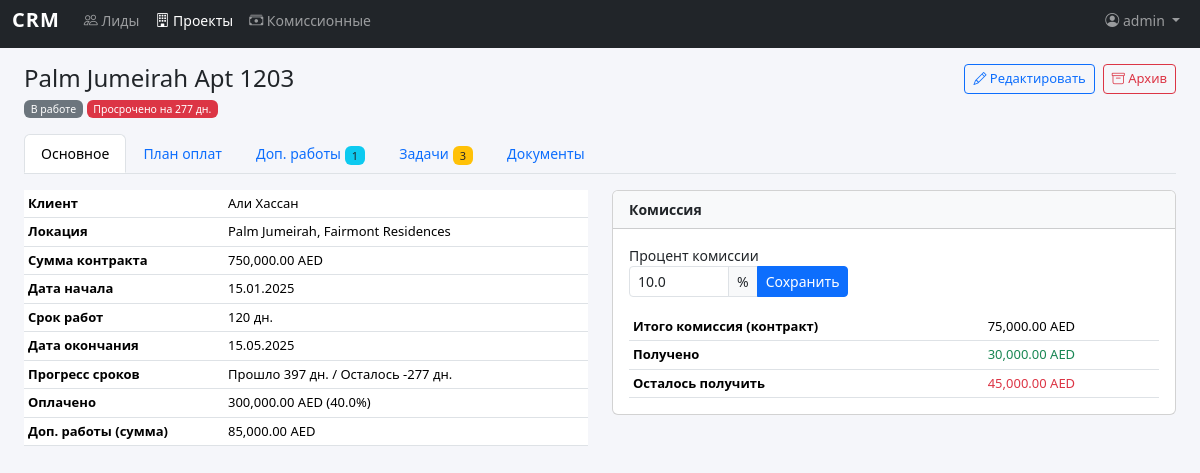
The page /projects/1 (signed in) on the database its author committed.
### models.py (models this page shows, shortened)
class User(db.Model, UserMixin):
    id = db.Column(db.Integer, primary_key=True)
    username = db.Column(db.String(80), unique=True, nullable=False)
    password_hash = db.Column(db.String(128), nullable=False)
    must_change_password = db.Column(db.Boolean, default=False)

class Project(db.Model):
    id = db.Column(db.Integer, primary_key=True)
    project_name = db.Column(db.String(300), nullable=False)
    client_name = db.Column(db.String(200), default='')
    location_text = db.Column(db.String(300), default='')
    contract_amount = db.Column(db.Numeric(15, 2), default=0)
    currency = db.Column(db.String(10), default='AED')
    start_date = db.Column(db.Date, nullable=True)
    duration_days = db.Column(db.Integer, nullable=True)
    status = db.Column(db.String(20), default='planned')
    commission_percent = db.Column(db.Numeric(5, 2), default=0)
    payment_items = db.relationship(
        'PaymentPlanItem', backref='project', lazy='dynamic',
        cascade='all, delete-orphan'
    )
    variations = db.relationship(
        'Variation', backref='project', lazy='dynamic',
        cascade='all, delete-orphan'
    )
    tasks = db.relationship(
        'ProjectTask', backref='project', lazy='dynamic',
        cascade='all, delete-orphan'
    )
    documents = db.relationship(
        'Document', backref='project', lazy='dynamic',
        cascade='all, delete-orphan'
    )
    STATUS_LABELS = {
        'planned': 'Запланирован',
        'active': 'В работе',
        'on_hold': 'Пауза',
        'completed': 'Завершён',
        'cancelled': 'Отменён',
    }
    @property
    def status_label(self):
        return self.STATUS_LABELS.get(self.status, self.status)
    @property
    def end_date(self):
        if self.start_date and self.duration_days:
            return self.start_date + timedelta(days=self.duration_days)
        return None
    @property
    def days_left(self):
        ed = self.end_date
        if ed:
            return (ed - date.today()).days
        return None
    @property
    def days_elapsed(self):
        if self.start_date:
            return (date.today() - self.start_date).days
        return None
    @property
    def payment_percent_total(self):
        items = self.payment_items.all()
        return sum(float(i.percent) for i in items)
    @property
    def paid_percent(self):
        items = self.payment_items.filter_by(invoice_status='paid').all()
        return sum(float(i.percent) for i in items)
    @property
    def paid_amount(self):
        items = self.payment_items.filter_by(invoice_status='paid').all()
        return sum(i.amount for i in items)
    @property
    def total_variations_amount(self):
        return sum(float(v.extra_amount or 0) for v in self.variations.all())
    @property
    def commission_total(self):
        cp = float(self.commission_percent or 0)
        ca = float(self.contract_amount or 0)
        return ca * cp / 100
    @property
    def commission_received(self):
        cp = float(self.commission_percent or 0)
        if cp == 0:
            return 0
        total = 0.0
        for item in self.payment_items.filter_by(invoice_status='paid').all():
            total += item.amount * cp / 100
        return total
    @property
    def commission_pending(self):
        return self.commission_total - self.commission_received

class PaymentPlanItem(db.Model):
    id = db.Column(db.Integer, primary_key=True)
    project_id = db.Column(db.Integer, db.ForeignKey('project.id'), nullable=False)
    title = db.Column(db.String(200), nullable=False)
    percent = db.Column(db.Numeric(6, 2), nullable=False, default=0)
    due_condition = db.Column(db.String(300), default='')
    invoice_status = db.Column(db.String(20), default='not_invoiced')
    invoice_date = db.Column(db.Date, nullable=True)
    paid_date = db.Column(db.Date, nullable=True)
    STATUS_LABELS = {
        'not_invoiced': 'Не выставлен',
        'invoiced': 'Выставлен',
        'paid': 'Оплачен',
    }
    @property
    def amount(self):
        if self.project and self.project.contract_amount:
            return float(self.project.contract_amount) * float(self.percent) / 100
        return 0.0

class Variation(db.Model):
    id = db.Column(db.Integer, primary_key=True)
    project_id = db.Column(db.Integer, db.ForeignKey('project.id'), nullable=False)
    title = db.Column(db.String(300), nullable=False)
    extra_amount = db.Column(db.Numeric(15, 2), default=0)
    created_at = db.Column(db.DateTime, default=datetime.utcnow)
    status = db.Column(db.String(20), default='draft')
    payment_items = db.relationship(
        'ExtraPaymentPlanItem', backref='variation', lazy='dynamic',
        cascade='all, delete-orphan'
    )
    STATUS_LABELS = {
        'draft': 'Черновик',
        'approved': 'Утверждено',
        'invoiced': 'Выставлен счёт',
        'paid': 'Оплачено',
    }

### routes_projects.py (the view)
@projects_bp.route('/<int:project_id>')
@login_required
def project_detail(project_id):
    project = db.session.get(Project, project_id)
    if not project:
        flash('Проект не найден.', 'danger')
        return redirect(url_for('projects.project_list'))
    tab = request.args.get('tab', 'main')
    tasks_filter = request.args.get('tasks_filter', 'open')
    tasks_query = project.tasks
    if tasks_filter == 'open':
        tasks_query = tasks_query.filter(ProjectTask.status == 'open')
    tasks = tasks_query.order_by(
        db.case((ProjectTask.deadline_date.is_(None), 1), else_=0),
        ProjectTask.deadline_date.asc()
    ).all()
    return render_template(
        'projects/detail.html',
        project=project,
        tab=tab,
        tasks=tasks,
        tasks_filter=tasks_filter,
        today=date.today(),
    )

### templates/projects/detail.html (shortened to what this page needs)
{% extends "base.html" %}
{% block content %}
<div class="d-flex justify-content-between align-items-start mb-3">
    <div>
        <h4 class="mb-1">{{ project.project_name }}</h4>
        <span class="badge bg-secondary">{{ project.status_label }}</span>
        {% if project.days_left is not none %}
            {% if project.days_left < 0 %}
            <span class="badge bg-danger">Просрочено на {{ (-project.days_left) }} дн.</span>
            {% elif project.days_left == 0 %}
            <span class="badge bg-warning text-dark">Дедлайн сегодня</span>
            {% else %}
            <span class="badge bg-success">Осталось {{ project.days_left }} дн.</span>
            {% endif %}
        {% endif %}
    </div>
    <div class="d-flex gap-2">
        <a href="{{ url_for('projects.project_edit', project_id=project.id) }}" class="btn btn-outline-primary btn-sm">
            <i class="bi bi-pencil"></i> Редактировать
        </a>
        <form method="POST" action="{{ url_for('projects.project_delete', project_id=project.id) }}"
              onsubmit="return confirm('Перевести проект в статус «Отменён»?')">
            <button type="submit" class="btn btn-outline-danger btn-sm"><i class="bi bi-archive"></i> Архив</button>
        </form>
    </div>
</div>
<ul class="nav nav-tabs mb-3">
    <li class="nav-item">
        <a class="nav-link {% if tab == 'main' %}active{% endif %}"
           href="?tab=main">Основное</a>
    </li>
    <li class="nav-item">
        <a class="nav-link {% if tab == 'payments' %}active{% endif %}"
           href="?tab=payments">План оплат
            {% set ppt = project.payment_percent_total %}
        </a>
    </li>
    <li class="nav-item">
        <a class="nav-link {% if tab == 'variations' %}active{% endif %}"
           href="?tab=variations">Доп. работы
            {% if project.variations.count() > 0 %}
            <span class="badge bg-info text-dark">{{ project.variations.count() }}</span>
            {% endif %}
        </a>
    </li>
    <li class="nav-item">
        <a class="nav-link {% if tab == 'tasks' %}active{% endif %}"
           href="?tab=tasks">Задачи
            {% set open_count = project.tasks.filter_by(status='open').count() %}
            {% if open_count > 0 %}
            <span class="badge bg-warning text-dark">{{ open_count }}</span>
            {% endif %}
        </a>
    </li>
    <li class="nav-item">
        <a class="nav-link {% if tab == 'documents' %}active{% endif %}"
           href="?tab=documents">Документы
        </a>
    </li>
</ul>
{% if tab == 'main' %}
<div class="row">
    <div class="col-lg-6">
        <table class="table table-sm">
            <tr><th style="width:200px">Клиент</th><td>{{ project.client_name }}</td></tr>
            <tr><th>Локация</th><td>{{ project.location_text }}</td></tr>
            <tr><th>Сумма контракта</th><td>{{ '{:,.2f}'.format(project.contract_amount|float) }} {{ project.currency }}</td></tr>
            <tr><th>Дата начала</th><td>{{ project.start_date.strftime('%d.%m.%Y') if project.start_date else '—' }}</td></tr>
            <tr><th>Срок работ</th><td>{{ project.duration_days or '—' }} дн.</td></tr>
            <tr><th>Дата окончания</th><td>{{ project.end_date.strftime('%d.%m.%Y') if project.end_date else '—' }}</td></tr>
            <tr>
                <th>Прогресс сроков</th>
                <td>
                    {% if project.days_elapsed is not none %}
                    Прошло {{ project.days_elapsed }} дн.
                    {% if project.days_left is not none %}
                     / Осталось {{ project.days_left }} дн.
                    {% endif %}
                    {% else %}
                    —
                    {% endif %}
                </td>
            </tr>
            <tr>
                <th>Оплачено</th>
                <td>
                    {{ '{:,.2f}'.format(project.paid_amount) }} {{ project.currency }}
                    ({{ '%.1f'|format(project.paid_percent) }}%)
                </td>
            </tr>
            <tr>
                <th>Доп. работы (сумма)</th>
                <td>{{ '{:,.2f}'.format(project.total_variations_amount) }} {{ project.currency }}</td>
            </tr>
        </table>
    </div>
    <div class="col-lg-6">
        <div class="card">
            <div class="card-header">Комиссия</div>
            <div class="card-body">
                <form method="POST" action="{{ url_for('projects.project_commission_set', project_id=project.id) }}"
                      class="row g-2 align-items-end mb-3">
                    <div class="col-auto">
                        <label class="form-label mb-0">Процент комиссии</label>
                        <div class="input-group input-group-sm">
                            <input type="number" step="0.01" min="0" max="100" name="commission_percent"
                                   class="form-control" style="width:100px"
                                   value="{{ project.commission_percent|float }}">
                            <span class="input-group-text">%</span>
                            <button type="submit" class="btn btn-primary btn-sm">Сохранить</button>
                        </div>
                    </div>
                </form>
                {% if project.commission_percent|float > 0 %}
                <table class="table table-sm mb-0">
                    <tr><th>Итого комиссия (контракт)</th><td>{{ '{:,.2f}'.format(project.commission_total) }} {{ project.currency }}</td></tr>
                    <tr><th>Получено</th><td class="text-success">{{ '{:,.2f}'.format(project.commission_received) }} {{ project.currency }}</td></tr>
                    <tr><th>Осталось получить</th><td class="text-danger">{{ '{:,.2f}'.format(project.commission_pending) }} {{ project.currency }}</td></tr>
                </table>
                {% endif %}
            </div>
        </div>
    </div>
</div>
{% endif %}
{% endblock %}

### templates/base.html (shortened to what this page needs)
<!DOCTYPE html>
<html lang="ru">
<head>
    <link href="https://cdn.jsdelivr.net/npm/bootstrap@5.3.3/dist/css/bootstrap.min.css" rel="stylesheet">
    <link href="https://cdn.jsdelivr.net/npm/bootstrap-icons@1.11.3/font/bootstrap-icons.min.css" rel="stylesheet">
    <link href="{{ url_for('static', filename='style.css') }}" rel="stylesheet">
</head>
<body>
{% if current_user.is_authenticated %}
<nav class="navbar navbar-expand-lg navbar-dark bg-dark mb-0">
    <div class="container-fluid">
        <a class="navbar-brand" href="{{ url_for('index') }}">CRM</a>
        <div class="collapse navbar-collapse" id="navbarNav">
            <ul class="navbar-nav me-auto">
                <li class="nav-item">
                    <a class="nav-link {% if request.path.startswith('/leads') %}active{% endif %}"
                       href="{{ url_for('leads.lead_list') }}">
                        <i class="bi bi-people"></i> Лиды
                    </a>
                </li>
                <li class="nav-item">
                    <a class="nav-link {% if request.path.startswith('/projects') %}active{% endif %}"
                       href="{{ url_for('projects.project_list') }}">
                        <i class="bi bi-building"></i> Проекты
                    </a>
                </li>
                <li class="nav-item">
                    <a class="nav-link {% if request.path.startswith('/commissions') %}active{% endif %}"
                       href="{{ url_for('commissions.commission_list') }}">
                        <i class="bi bi-cash-stack"></i> Комиссионные
                    </a>
                </li>
            </ul>
            <ul class="navbar-nav">
                <li class="nav-item dropdown">
                    <a class="nav-link dropdown-toggle" href="#" role="button" data-bs-toggle="dropdown">
                        <i class="bi bi-person-circle"></i> {{ current_user.username }}
                    </a>
                </li>
            </ul>
        </div>
    </div>
</nav>
{% endif %}
<div class="container-fluid px-4 py-3">
    {% block content %}{% endblock %}
</div>
</body>
</html>

### static/style.css (style rules this page uses)
body { font-size: 14px; background: #f5f6fa; -webkit-tap-highlight-color: transparent; }
.navbar { padding-top: env(safe-area-inset-top); }
.navbar-brand { font-weight: 700; letter-spacing: 1px; }
.table th { font-weight: 600; font-size: 13px; }
.table td { font-size: 13px; }
.card-header { font-weight: 600; font-size: 14px; background: #f8f9fa; }
.badge { font-weight: 500; }
.btn-sm { font-size: 13px; }
.nav-tabs .nav-link { font-size: 14px; }
.nav-tabs .nav-link .badge { font-size: 11px; vertical-align: middle; }

### rows shown on the page
User: username "admin"
Project: project_name "Palm Jumeirah Apt 1203", status_label "В работе", start_date+duration_days "277", client_name "Али Хассан", location_text "Palm Jumeirah, Fairmont Residences", contract_amount "750,000.00", currency "AED", start_date "15.01.2025", duration_days "120", end_date "15.05.2025", days_elapsed "397", days_left "-277", paid_amount "300,000.00", commission_percent "10.0", commission_total "75,000.00", commission_received "30,000.00", commission_pending "45,000.00"
PaymentPlanItem: paid_percent "40.0"
Variation: total_variations_amount "85,000.00"

### other values the page prints
{{ project.variations.count() }} "1"
{{ open_count }} "3"
